Frame 1 (no input): blank canvas, image omitted
Frame 60 (no input): blank canvas, image omitted
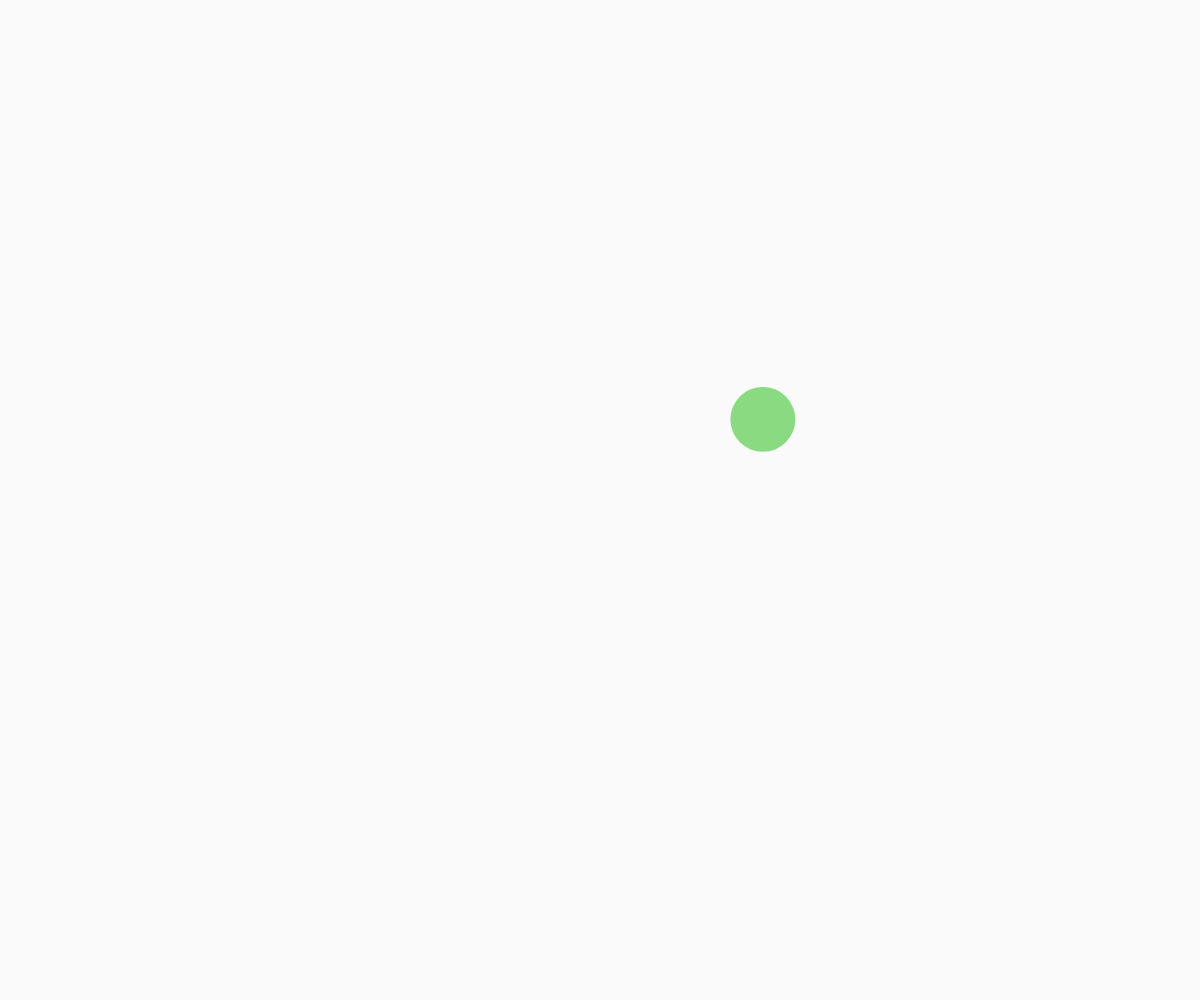
Frame 120 (the mouse pressed at the canvas centre since frame 60)

The p5.js sketch whose frames 1 and 60 were blank and that drew this single picture after the mouse press (run headless with seeded random() and noise() and a simulated clock; from frame 60 on, the mouse is pressed at the canvas centre):

// p5.js sketch
// ── sketch.js
// Ball Array OOP

class Ball {
  constructor(x, y,) {
    this.x = x;
    this.y = y;
    this.dx = random(-3, 5);
    this.dy = random(-3, 5);
    this.radius = random(10,40);
    this.r = random(255);
    this.g = random(255);
    this.b = random(255);
    this.alpha = random(150,255);
  }

  display() {
    noStroke();
    fill(this.r, this.g, this.b, this.alpha);
    circle(this.x, this.y, this.radius*2);
  }
  update(){
    this.x += this.dx;
    this.y += this.dy;

    //bounce off wall
    if (this.x - this.radius <= 0 || this.x + this.radius >= width) {
      this.dx *= -1;
    }
    if (this.y - this.radius <= 0 || this.y + this.radius >= height) {
      this.dy *= -1;
    }
  }

  collisionCheck(otherBall){
    let distanceApart = dist(this.x, this.y, otherBall.x, otherBall.y);
    let radiiSum = this.radius + otherBall.radius;

    if (distanceApart <= radiiSum){
      //collsion

      // this.dx *= -1;
      // this.dy *= -1;
      
      let tempX = this.dx;
      let tempY = this.dy;
      this.dx = otherBall.dx;
      this.dy = otherBall.dy;
      otherBall.dx = tempX;
      otherBall.dy = tempY;
      // this.r = 255;
      // this.g = 0;
      // this.b = 0;
    }
  }
}

let ballArray = [];


function setup() {
  createCanvas(windowWidth, windowHeight);
}

function draw() {
  background(250);
  for (let someBall of ballArray){
    someBall.update();
    for (let otherBall of ballArray){
      if (someBall !== otherBall){
        someBall.collisionCheck(otherBall);
      }
    }
    someBall.display();
  }
}

function mousePressed(){
  let theBall = new Ball(mouseX, mouseY);
  ballArray.push(theBall);
}
